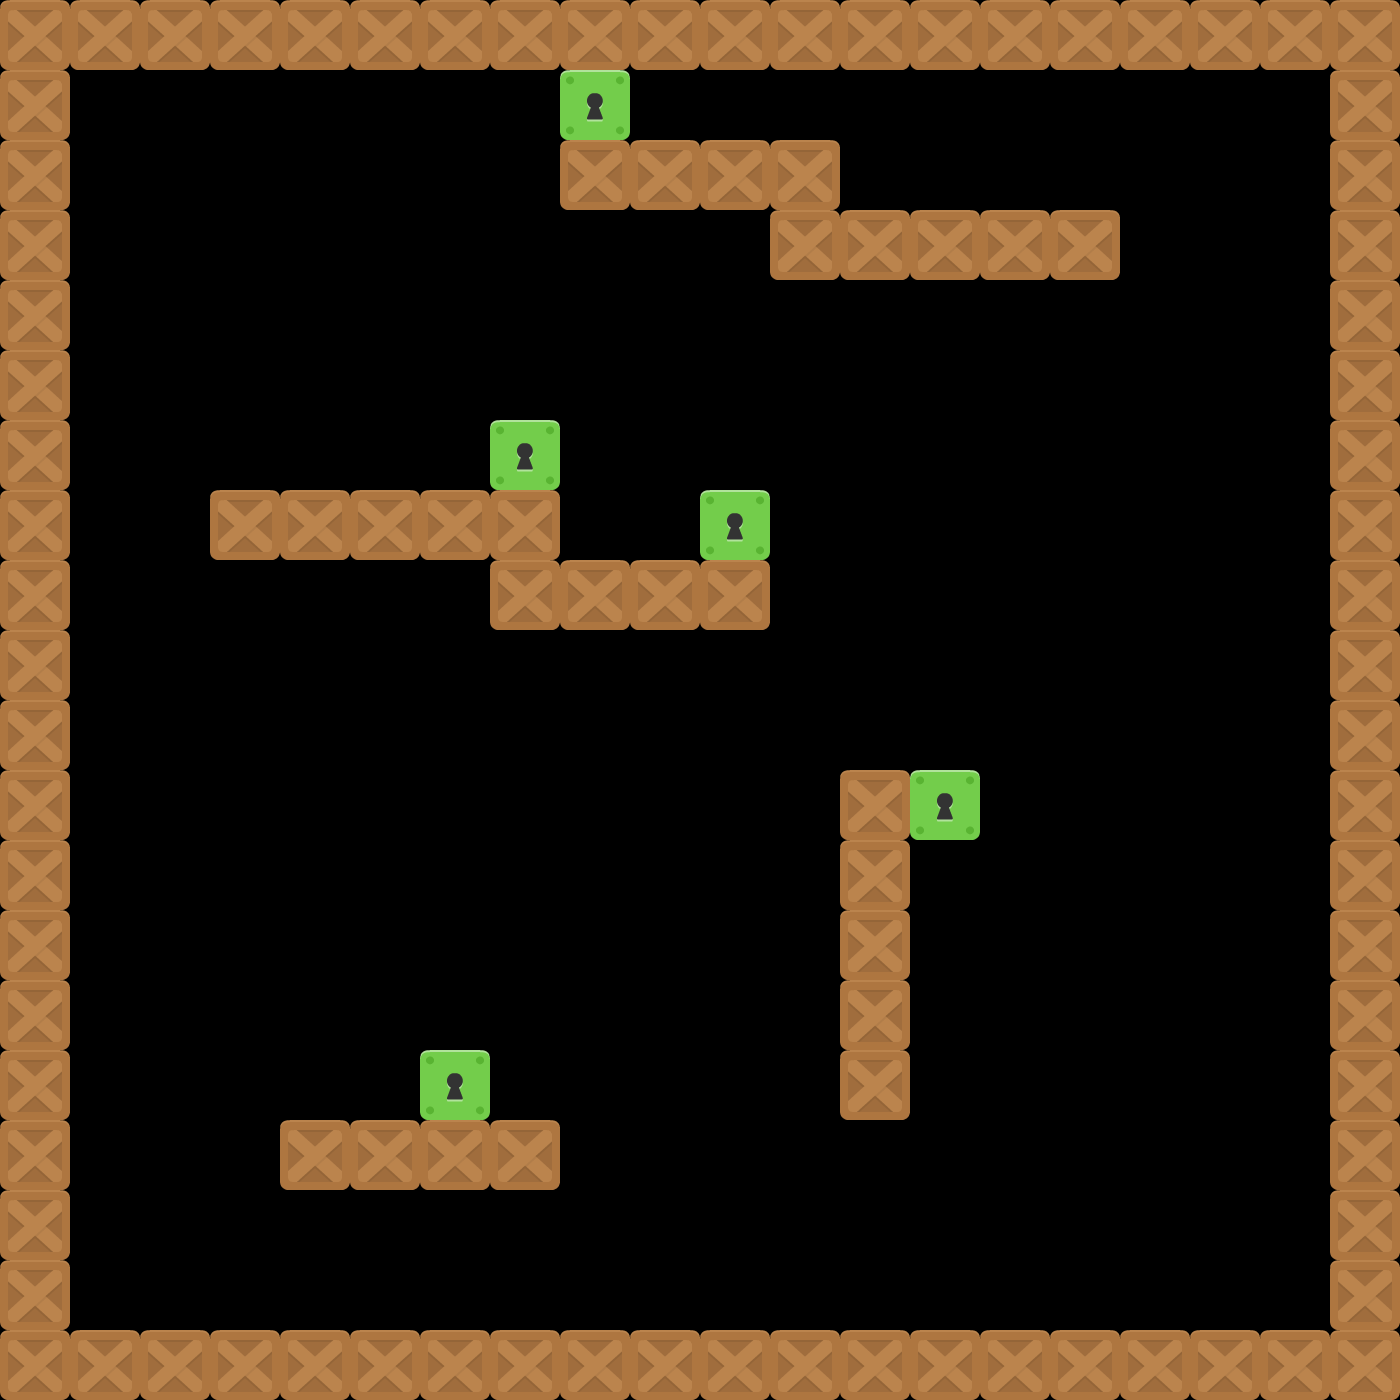

This is a level from a 2D game, rendered from its Tiled map with the project's own tilesets. A one-line summary and the map file follow, with tile-layer data summarised:
An orthogonal 20x20 tile map with 70x70 px tiles, 5 tile layers (Слой тайлов 1, walls, chests, exit, ...).

<map version="1.10" tiledversion="1.11.2" orientation="orthogonal" renderorder="right-down" width="20" height="20" tilewidth="70" tileheight="70" infinite="0" nextlayerid="7" nextobjectid="1">
 <tileset firstgid="1" source="11.tsx" />
 <layer id="1" name="Слой тайлов 1" width="20" height="20">
  <data>[400 cells, 0 non-empty, 0 distinct tile ids]</data>
 </layer>
 <layer id="3" name="walls" width="20" height="20">
  <data>[400 cells, 103 non-empty, 1 distinct tile ids]</data>
 </layer>
 <layer id="4" name="chests" width="20" height="20">
  <data>[400 cells, 5 non-empty, 1 distinct tile ids]</data>
 </layer>
 <layer id="5" name="exit" width="20" height="20">
  <data>[400 cells, 0 non-empty, 0 distinct tile ids]</data>
 </layer>
 <layer id="6" name="collision" width="20" height="20">
  <data>[400 cells, 0 non-empty, 0 distinct tile ids]</data>
 </layer>
</map>
